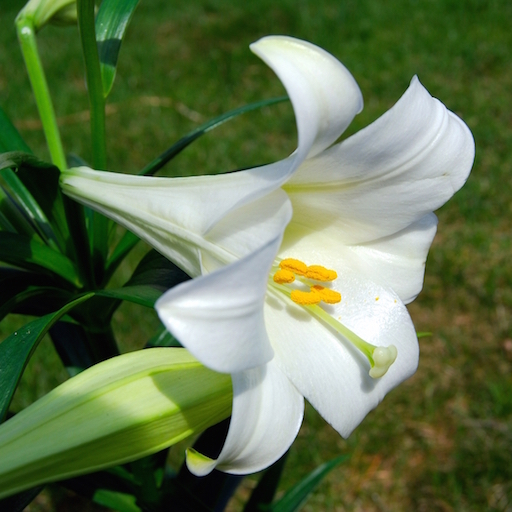
#> input picture da_data/lily.jpg, 512 x 512 px
$ python numpy_feature.py   (older library calls are emulated)
#> lines starting #> are read from the running program, lines starting #| are printed output that depends on the picture
import numpy as np
import scipy.misc as sm
import matplotlib.pyplot as plt
'''
A = np.random.uniform(10,30,(4,4))
A = np.floor(A)
eigvals,eigvecs = np.linalg.eig(A)
# print(eigvals,type(eigvals))
# print(eigvecs,type(eigvecs))

#逆向推导原方阵
B = np.mat(eigvecs) * np.mat(np.diag(eigvals))*np.mat(eigvecs)
print(A)
print(B.real)
#如果去掉两个特征
eigvals[2:] = 0 #抹掉后面两个特征值
C = np.mat(eigvecs) * np.mat(np.diag(eigvals))*np.mat(eigvecs).I
print(C.real)


'''

###################################　图片特征提取　############################################
#一定要方阵图片
image = sm.imread('da_data/lily.jpg',True)#True　灰度处理
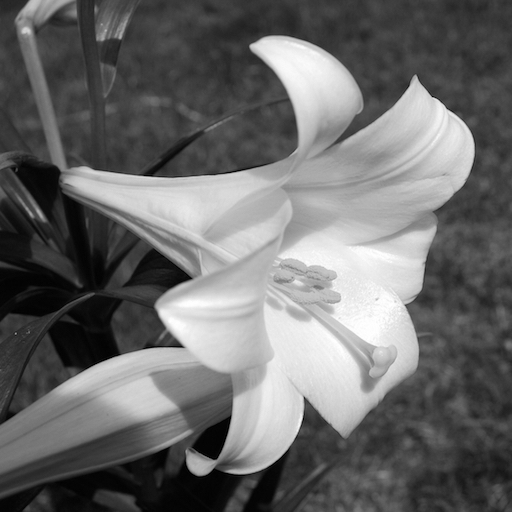
#> image: shape (512, 512) float32; min 0, max 255, mean 106.7
#print(image.shape)
#对image提取特征值和特征向量
eigvals,eigvecs = np.linalg.eig(image)
eigvals[200:] = 0
image2 = np.mat(eigvecs) * np.mat(np.diag(eigvals))*np.mat(eigvecs).I
print("image:",image)
#> (printed output is left out)
print("image2:",image2)
#> (printed output is left out)

plt.figure("Img eig")
plt.subplot(1,2,1)
plt.xticks([])
plt.yticks([])
plt.imshow(image,cmap='gray')#设置为从黑到白的映射

plt.subplot(1,2,2)
plt.xticks([])
plt.yticks([])
plt.imshow(image2.real,cmap='gray')#设置为从黑到白的映射

plt.tight_layout()
plt.show()
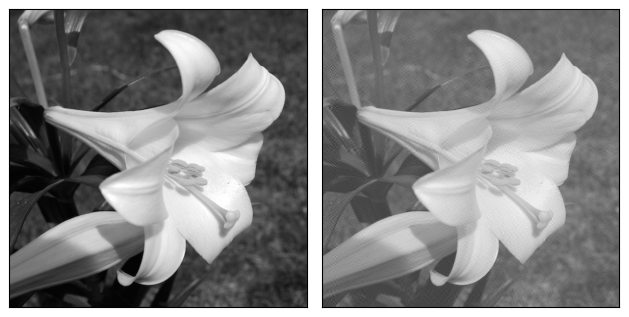
#> figure drawn by matplotlib, 2 panels
